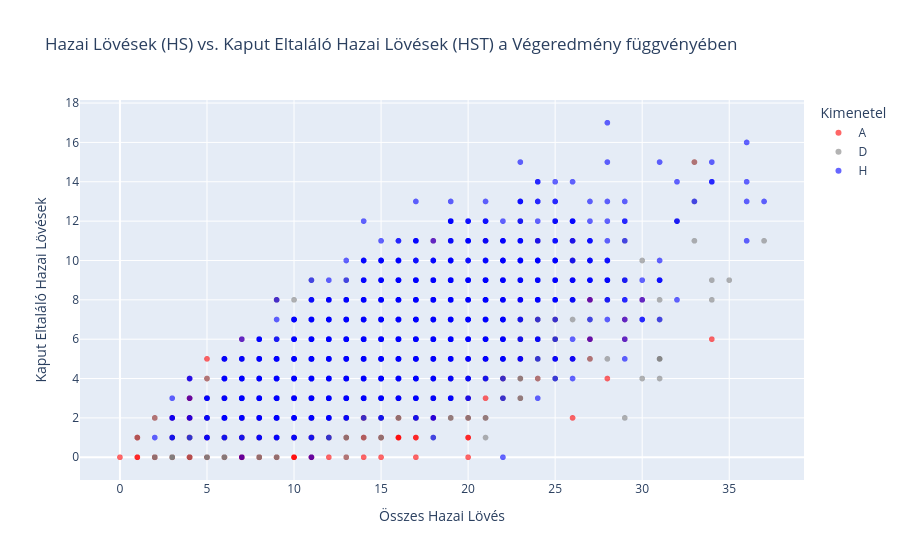

Source (notebook cell):
### Markdown cell above
#### 5.1.6 Lövések vs. Kaput eltaláló lövések
Mennyire garantálja a sok lövés a kaput eltaláló lövéseket, és hogy függ ez össze a mérkőzés kimenetelével?

### Code cell
fig2 = px.scatter(df_tiszta, x='HS', y='HST', color='FTR', opacity=0.6,
                 title='Hazai Lövések (HS) vs. Kaput Eltaláló Hazai Lövések (HST) a Végeredmény függvényében',
                 labels={'HS': 'Összes Hazai Lövés', 'HST': 'Kaput Eltaláló Hazai Lövések', 'FTR': 'Kimenetel'},
                 color_discrete_map={'H':'blue', 'D':'gray', 'A':'red'})
fig2.show()

### Figure 1 — Plotly figure (JSON) as saved in the notebook; plotly's stock layout.template omitted (floating-point values rounded to 4 significant figures; data arrays with more than 128 entries replaced by an {"elided": "..."} marker saying what was removed)
{"data": [{"hovertemplate": "Kimenetel=A<br>Összes Hazai Lövés=%{x}<br>Kaput Eltaláló Hazai Lövések=%{y}<extra></extra>", "legendgroup": "A", "marker": {"color": "red", "opacity": 0.6, "symbol": "circle"}, "mode": "markers", "name": "A", "showlegend": true, "type": "scattergl", "x": {"elided": "1223 int values"}, "xaxis": "x", "y": {"elided": "1223 int values"}, "yaxis": "y"}, {"hovertemplate": "Kimenetel=D<br>Összes Hazai Lövés=%{x}<br>Kaput Eltaláló Hazai Lövések=%{y}<extra></extra>", "legendgroup": "D", "marker": {"color": "gray", "opacity": 0.6, "symbol": "circle"}, "mode": "markers", "name": "D", "showlegend": true, "type": "scattergl", "x": {"elided": "886 int values"}, "xaxis": "x", "y": {"elided": "886 int values"}, "yaxis": "y"}, {"hovertemplate": "Kimenetel=H<br>Összes Hazai Lövés=%{x}<br>Kaput Eltaláló Hazai Lövések=%{y}<extra></extra>", "legendgroup": "H", "marker": {"color": "blue", "opacity": 0.6, "symbol": "circle"}, "mode": "markers", "name": "H", "showlegend": true, "type": "scattergl", "x": {"elided": "1691 int values"}, "xaxis": "x", "y": {"elided": "1691 int values"}, "yaxis": "y"}], "layout": {"legend": {"title": {"text": "Kimenetel"}, "tracegroupgap": 0}, "title": {"text": "Hazai Lövések (HS) vs. Kaput Eltaláló Hazai Lövések (HST) a Végeredmény függvényében"}, "xaxis": {"anchor": "y", "domain": [0, 1], "title": {"text": "Összes Hazai Lövés"}}, "yaxis": {"anchor": "x", "domain": [0, 1], "title": {"text": "Kaput Eltaláló Hazai Lövések"}}}}
